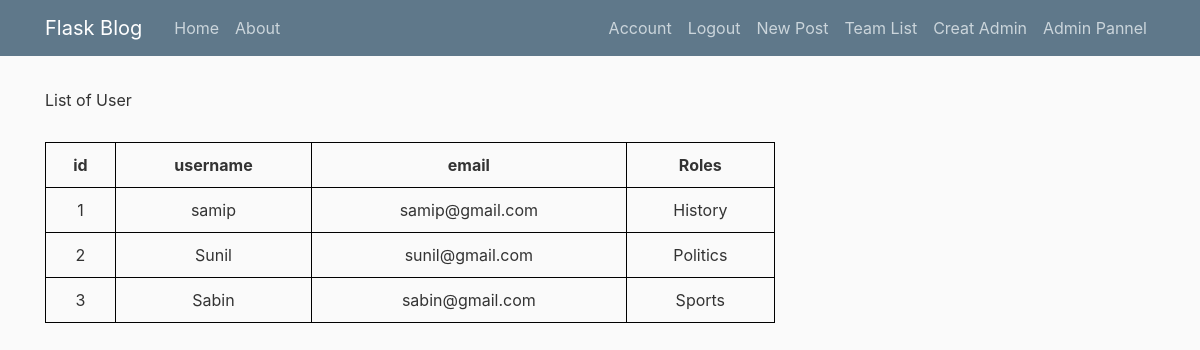
The page /table (signed in) on the database as committed earlier.
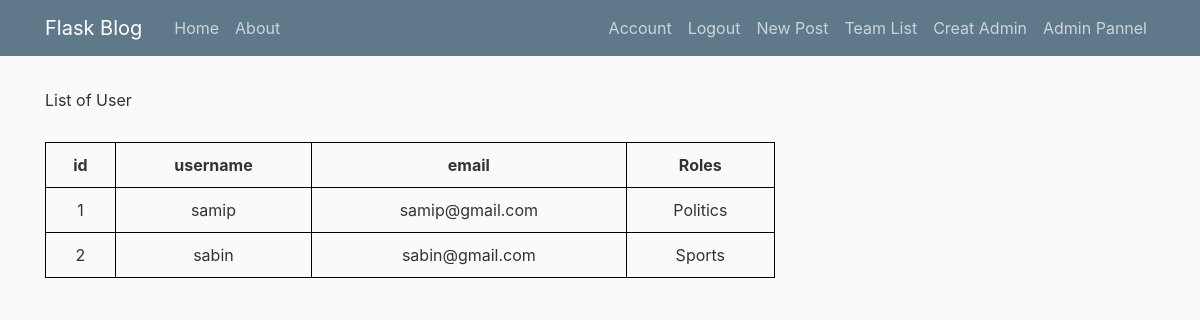
The same page on the database as committed later.
### flaskblog/models.py (models this page shows, shortened)
class User(db.Model, UserMixin):
    id = db.Column(db.Integer, primary_key=True)
    username = db.Column(db.String(20), unique=True, nullable=False)
    email = db.Column(db.String(120), unique=True, nullable=False)
    image_file = db.Column(db.String(20), nullable=False,
                           default='default.jpg')
    password = db.Column(db.String(60), nullable=False)
    posts = db.relationship('Post', backref='author', lazy=True)
    is_admin = db.Column(db.Boolean, default=False)
    category_permission = db.relationship(
        'CategoryPermission', backref='user', lazy=True)

class Category(db.Model):
    id = db.Column(db.Integer, primary_key=True)
    name = db.Column(db.String(100), nullable=True, unique=True)
    posts = db.relationship('Post', backref='post', lazy=True)
    def __repr__(self):
        return self.name

### flaskblog/routes.py (the view)
@app.route("/table")
@login_required
def table():
    users= User.query.all()
    return render_template('table.html', title='Table',data=users)

### flaskblog/models.py (called while the page is built)
@login_manager.user_loader
def load_user(user_id):
    return User.query.get(int(user_id))

### flaskblog/templates/table.html (shortened to what this page needs)
{% extends "layout.html" %}
{% block content %}
    <h1></h1> List of User </h1>
    <table>
        <tr>
            <th>id</th>
            <th>username</th>
            <th>email</th>
            <th>Roles</th>
        </tr>
        {% for user in data  %}
        {% if user.category_permission|length != 0 %}
        <tr>
            <td>{{user.id}}</td>
            <td>{{user.username}}</td>
            <td>{{user.email}}</td>
            <td>{{user.category_permission[0].category}}</td>
        </tr>
        {%endif%}
        {% endfor %}
    </table>
{% endblock content %}

### flaskblog/templates/layout.html (shortened to what this page needs)
<!DOCTYPE html>
<html>
<head>
    <link rel="stylesheet" href="https://maxcdn.bootstrapcdn.com/bootstrap/4.0.0/css/bootstrap.min.css">
    <link rel="stylesheet" type="text/css" href="{{ url_for('static', filename='main.css') }}">
</head>
<body>
    <header class="site-header">
      <nav class="navbar navbar-expand-md navbar-dark bg-steel fixed-top">
        <div class="container">
          <a class="navbar-brand mr-4" href="/">Flask Blog</a>
          <div class="collapse navbar-collapse" id="navbarToggle">
            <div class="navbar-nav mr-auto">
              <a class="nav-item nav-link" href="{{ url_for('home') }}">Home</a>
              <a class="nav-item nav-link" href="{{ url_for('about') }}">About</a>
            </div>
            <div class="navbar-nav">
              {% if current_user.is_authenticated %}
                <a class="nav-item nav-link" href="{{ url_for('account') }}">Account</a>
                <a class="nav-item nav-link" href="{{ url_for('logout') }}">Logout</a>
                {% if current_user.category_permission|length != 0 %}
                <a class="nav-item nav-link" href="{{ url_for('new_post') }}">New Post</a>
                <a class="nav-item nav-link" href="{{ url_for('table') }}">Team List</a>
                {% endif %}
                {% if current_user.is_admin== True %}
                <a class="nav-item nav-link" href="{{ url_for('creat_admin') }}">Creat Admin</a>
                <a class="nav-item nav-link" href="/admin"> Admin Pannel</a>
                {% endif %}
              {% else %}
                <a class="nav-item nav-link" href="{{ url_for('login') }}">Login</a>
                <a class="nav-item nav-link" href="{{ url_for('register') }}">Register</a>
              {% endif %}
            </div>
          </div>
        </div>
      </nav>
    </header>
    <main role="main" class="container">
      <div class="row">
        <div class="col-md-8">
          {% block content %}{% endblock %}
        </div>
        </div>
    </main>
</body>
</html>

### flaskblog/static/main.css (style rules this page uses)
body { background: #fafafa; color: #333333; margin-top: 5rem; }
.bg-steel { background-color: #5f788a; }
.site-header .navbar-nav .nav-link { color: #cbd5db; }

### flaskblog/templates/table.html (style rules this page uses)
table { border-collapse: collapse; width: 100%; margin: 30px auto; }
th, td { border: 1px solid black; padding: 10px; text-align: center; }

Rows that differ between the two databases and show on the page:
removed User: id "3", username "Sabin", email "sabin@gmail.com", name "Sports"
changed User "samip": name "History" → "Politics"
changed User id 2: username "Sunil" → "sabin"; email "sunil@gmail.com" → "sabin@gmail.com"; name "Politics" → "Sports"
